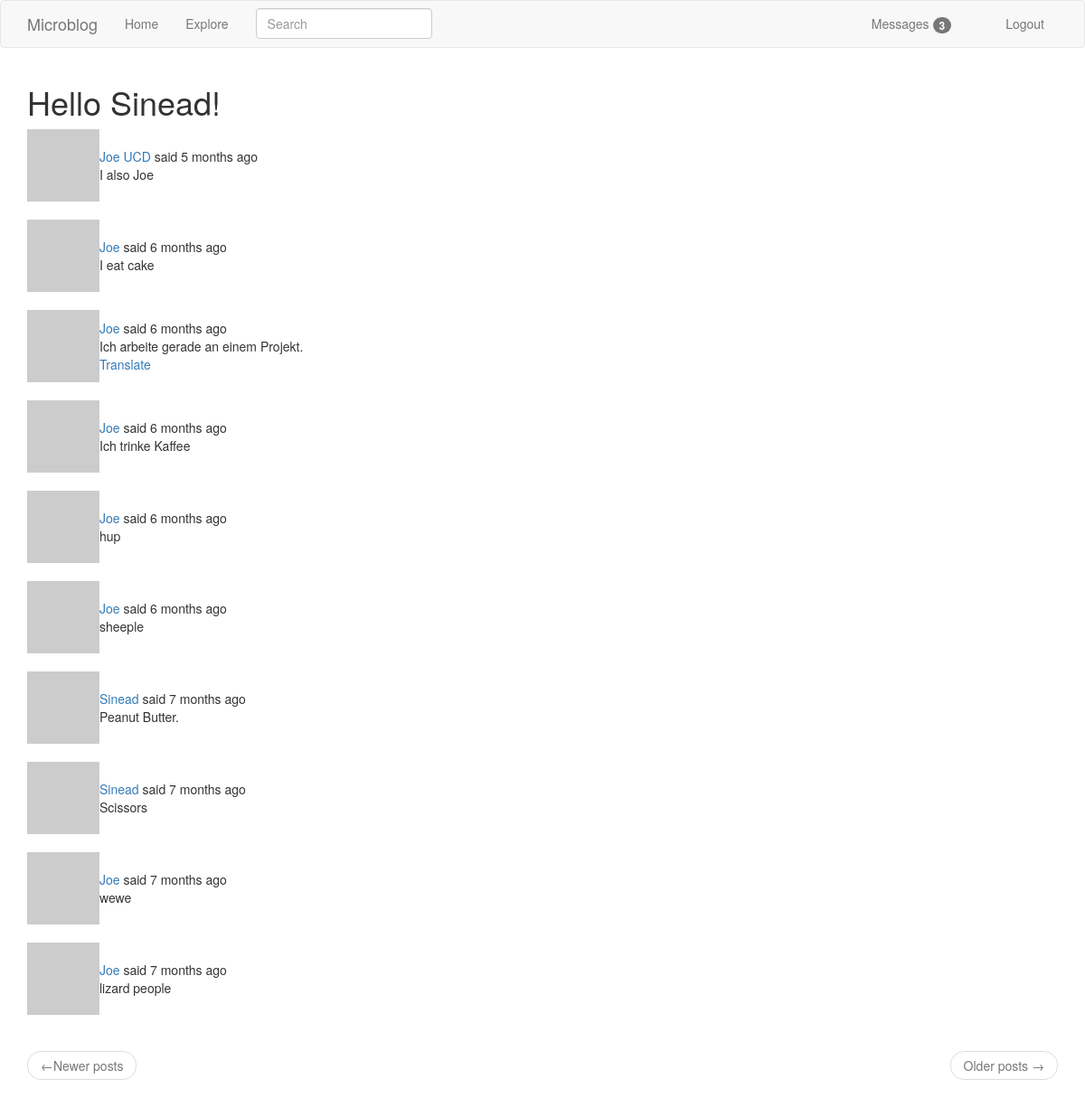
The page /explore (signed in) on the database its author committed.
### app/models.py (models this page shows, shortened)
class User(UserMixin, db.Model):
    id = db.Column(db.Integer, primary_key=True)
    username = db.Column(db.String(64), index=True, unique=True)
    email = db.Column(db.String(120), index=True, unique=True)
    password_hash = db.Column(db.String(128))
    posts = db.relationship('Post', backref='author', lazy='dynamic')
    about_me = db.Column(db.String(140))
    last_seen = db.Column(db.DateTime, default=datetime.utcnow)
    followed = db.relationship(
        'User',
        secondary=followers,
        primaryjoin=(followers.c.follower_id == id),
        secondaryjoin=(followers.c.followed_id == id),
        backref=db.backref('followers', lazy='dynamic'),
        lazy='dynamic'
    )
    messages_sent = db.relationship('Message',
                                    foreign_keys='Message.sender_id',
                                    backref='author', lazy='dynamic')
    messages_received = db.relationship('Message',
                                    foreign_keys='Message.recipient_id',
                                    backref='recipient', lazy='dynamic')
    last_message_read_time = db.Column(db.DateTime)
    notifications = db.relationship('Notification', backref='user', lazy='dynamic')
    def avatar(self, size):
        digest = md5(self.email.lower().encode('utf-8')).hexdigest()
        return 'https://www.gravatar.com/avatar/{}?d=identicon&s={}'.format(digest, size)
    def new_messages(self):
        last_read_time = self.last_message_read_time or datetime(1900, 1, 1)
        return Message.query.filter_by(recipient=self).filter(
            Message.timestamp > last_read_time).count()

class SearchableMixin(object):
    @classmethod
    def before_commit(cls, session):
        session._changes = {
            'add': list(session.new),
            'update': list(session.dirty),
            'delete': list(session.deleted)
        }
    @classmethod
    def after_commit(cls, session):
        for obj in session._changes['add']:
            if isinstance(obj, SearchableMixin):
                add_to_index(obj.__tablename__, obj)
        for obj in session._changes['update']:
            if isinstance(obj, SearchableMixin):
                add_to_index(obj.__tablename__, obj)
        for obj in session._changes['delete']:
            if isinstance(obj, SearchableMixin):
                add_to_index(obj.__tablename__, obj)
        session._changes = None

class Post(SearchableMixin, db.Model):
    __searchable__ = ['body']                       # the body of a post is searchable
    id = db.Column(db.Integer, primary_key=True)
    body = db.Column(db.String(140))
    timestamp = db.Column(db.DateTime, index=True, default=datetime.utcnow)
    user_id = db.Column(db.Integer, db.ForeignKey('user.id'))
    language = db.Column(db.String(5))

### app/main/routes.py (the view)
@bp.route('/explore')
@login_required
def explore():
    page = request.args.get('page', 1, type=int)
    posts = Post.query.order_by(Post.timestamp.desc()).paginate(
        page, current_app.config['POSTS_PER_PAGE'], False)
    return render_template('index.html', title=_l('Explore'), posts=posts.items)

### app/main/forms.py
class SearchForm(FlaskForm):
    q = StringField(_l('Search'), validators=[DataRequired()])
    def __init__(self, *args, **kwargs):
        if 'formdata' not in kwargs:
            kwargs['formdata'] = request.args
        if 'csrf_enabled' not in kwargs:
            kwargs['csrf_enabled'] = False
        super(SearchForm, self).__init__(*args, **kwargs)

### app/main/routes.py (called while the page is built)
@bp.before_request
def before_request():
    if current_user.is_authenticated:
        current_user.last_seen = datetime.utcnow()
        db.session.commit()
        g.search_form = SearchForm()
    g.locale = str(get_locale())

### app/models.py (called while the page is built)
@login.user_loader   # flask-login
def load_user(id):
    return User.query.get(int(id))

### app/templates/index.html (shortened to what this page needs)
{% extends "base.html" %}
{% import 'bootstrap/wtf.html' as wtf %}
{% block app_content %}
    <h1>{{ _('Hello %(username)s!', username=current_user.username) }}</h1>
    {% for post in posts %}
        {% include '_post.html' %}
    {% endfor %}
    <nav aria-label="...">
        <ul class="pager">
            <li class="previous{% if not prev_url %} disabled{% endif %}">
                <a href="{{ prev_url or '#' }}">
                    <span aria-hidden="true">&larr;</span>{{ _('Newer posts') }}
                </a>
            </li>
            <li class="next{% if not next_url %} disabled{% endif %}">
                <a href="{{ next_url or '#' }}">
                    {{ _('Older posts') }} <span arai-hidden="true">&rarr;</span>
                </a>
            </li>
        </ul>
    </nav>
{% endblock %}

### app/templates/_post.html (shortened to what this page needs)
<table>
    <tr>
        <td width="70ox">
            <a href="{{ url_for('main.user', username=post.author.username) }}">
                <img src="{{ post.author.avatar(36) }}">
            </a>
        </td>
        <td>
            {{ _('%(username)s said %(when)s',
                username=user_link, when=moment(post.timestamp).fromNow()) }}
            <br>
            <span id="post{{ post.id }}">{{ post.body }}</span>
            {% if post.language and post.laguage != g.locale %}
                <br>
                <span id="translation{{ post.id }}">
                    <a href="javascript:translate(
                            '#post{{ post.id }}',
                            '#translation{{ post.id }}',
                            '{{ post.language }}',
                            '{{ g.locale }}');">{{ _('Translate') }}</a>
                </span>
            {% endif %}
        </td>
    </tr>
</table>
<br>

### rows shown on the page
Post: body "I also Joe"
Post: body "I eat cake"
Post: body "Ich arbeite gerade an einem Projekt."
Post: body "Ich trinke Kaffee"
Post: body "hup"
Post: body "sheeple"
Post: body "Peanut Butter."
Post: body "Scissors"
Post: body "wewe"
Post: body "lizard people"

### other values the page prints
{{ new_messages }} "3"
